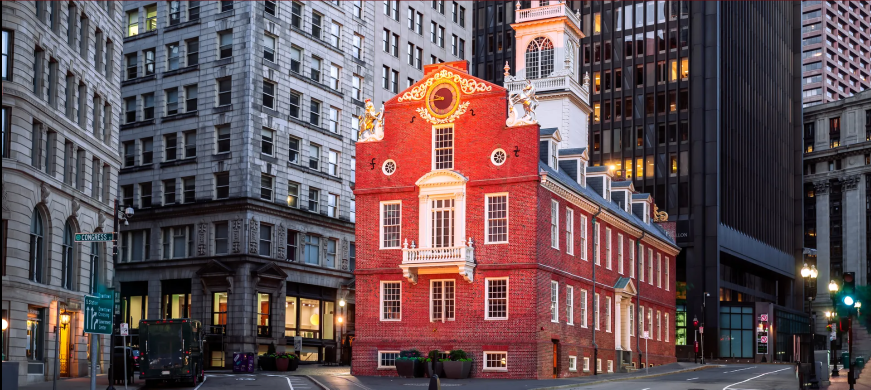
#> input picture Photos/boston.png, 1742 x 779 px (shown at 1/2 size)
$ python transformations.py
#> lines starting #> are read from the running program, lines starting #| are printed output that depends on the picture
import cv2 as cv
import numpy as np

img = cv.imread('Photos/boston.png')
#> img is the input picture: shape (779, 1742, 3); mean B, G, R 86.1, 81.7, 100.5
cv.imshow('Boston', img)

# Translation
def translate(img, x, y):
#> called with x = -100, y = 100
    transMat = np.float32([[1,0,x],[0,1,y]])
    dimensions = (img.shape[1], img.shape[0])
#> dimensions = (1742, 779)
    return cv.warpAffine(img, transMat, dimensions)
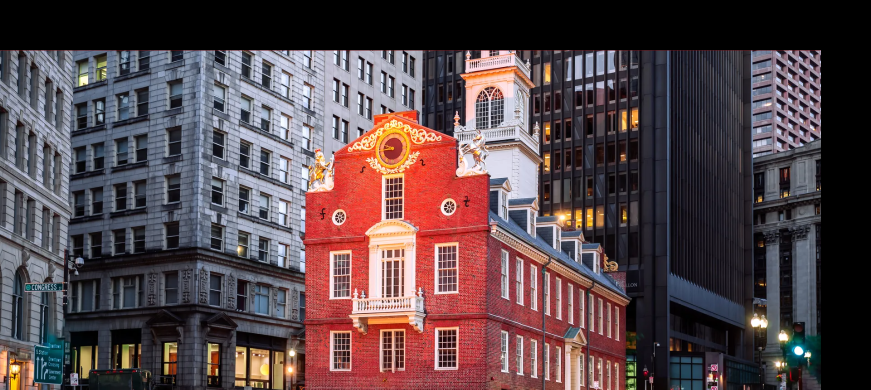
#> returned value: shape (779, 1742, 3) (shown at 1/2 size); mean of channels 0, 1, 2 73.4, 69.7, 86.7; drawn as B, G, R

# -x --> Left
# -y --> Up
# x --> Right
# y --> Down

translated = translate(img, -100, 100)
cv.imshow('Translated', translated)

# Rotation
def rotate(img, angle, rotPoint=None):
#> called with angle = -45
    (height,width) = img.shape[:2]
#> height = 779; width = 1742

    if rotPoint is None:
        rotPoint = (width//2,height//2)
#> rotPoint = (871, 389)

    rotMat = cv.getRotationMatrix2D(rotPoint, angle, 1.0)
    dimensions = (width,height)
#> dimensions = (1742, 779)

    return cv.warpAffine(img, rotMat, dimensions)
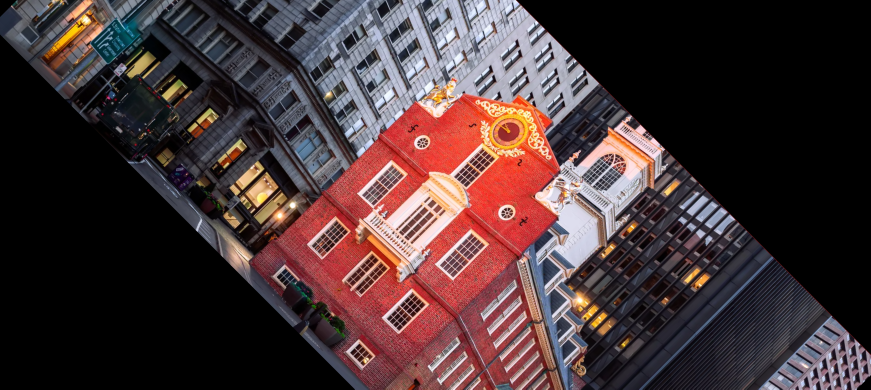
#> returned value: shape (779, 1742, 3) (shown at 1/2 size); mean of channels 0, 1, 2 54.5, 53.1, 71.3; drawn as B, G, R

rotated = rotate(img, -45)
cv.imshow('Rotated', rotated)

rotated_rotated = rotate(rotated, 45)
#> call 2 of rotate, with angle = 45
#> in rotate (call 2), `return cv.warpAffine(img, rotMat, dimensions)`:
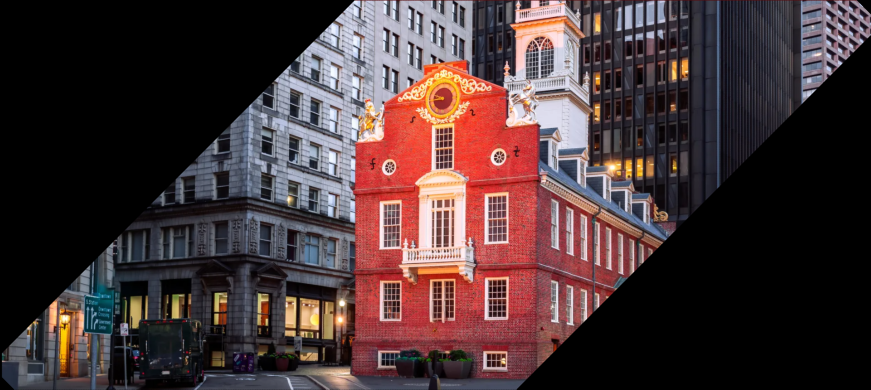
#> returned value: shape (779, 1742, 3) (shown at 1/2 size); mean of channels 0, 1, 2 54.5, 53.1, 71.3; drawn as B, G, R
cv.imshow('Rotated rotated', rotated_rotated)

# resizing
resized = cv.resize(img, (500,500), interpolation=cv.INTER_CUBIC)
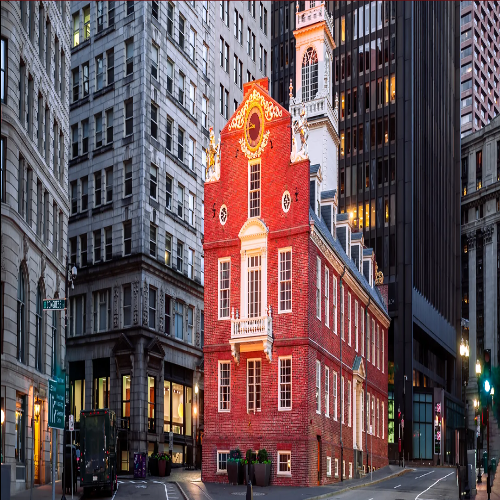
#> resized: shape (500, 500, 3); mean B, G, R 86.2, 81.8, 100.7
cv.imshow('Resized', resized)


# flipping
# 0 --> Vertical flip
# 1 --> Horizontal flip
# -1 --> Flipping both vertical and horizontally
flip = cv.flip(img, 0)
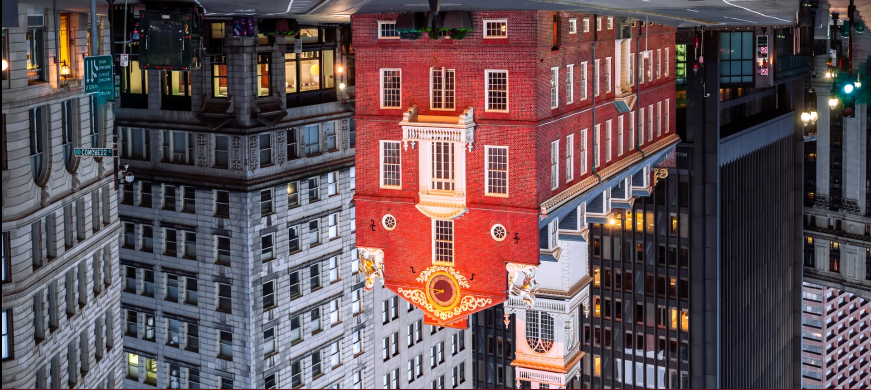
#> flip: shape (779, 1742, 3) (shown at 1/2 size); mean B, G, R 86.1, 81.7, 100.5
cv.imshow('Flip', flip)

# Cropping
cropped = img[200:400, 300:400]
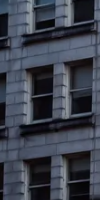
#> cropped: shape (200, 100, 3); mean B, G, R 76.9, 64.7, 59.7
cv.imshow('Cropped', cropped)

cv.waitKey(0)
